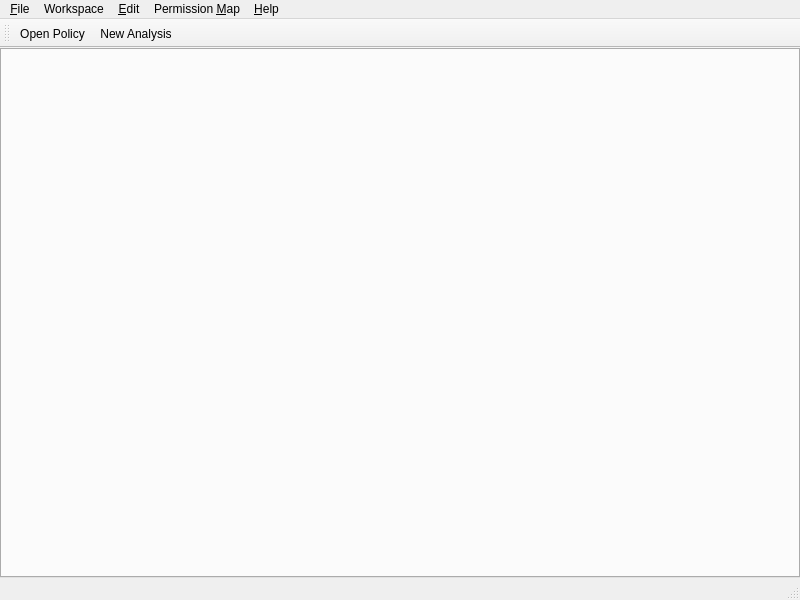
<?xml version="1.0" encoding="UTF-8"?>
<ui version="4.0">
 <class>ApolMainWindow_ui</class>
 <widget class="QMainWindow" name="ApolMainWindow_ui">
  <property name="geometry">
   <rect>
    <x>0</x>
    <y>0</y>
    <width>800</width>
    <height>600</height>
   </rect>
  </property>
  <property name="minimumSize">
   <size>
    <width>640</width>
    <height>480</height>
   </size>
  </property>
  <property name="windowTitle">
   <string>apol</string>
  </property>
  <widget class="QWidget" name="centralwidget">
   <layout class="QVBoxLayout" name="verticalLayout">
    <property name="leftMargin">
     <number>0</number>
    </property>
    <property name="topMargin">
     <number>0</number>
    </property>
    <property name="rightMargin">
     <number>0</number>
    </property>
    <property name="bottomMargin">
     <number>0</number>
    </property>
    <item>
     <widget class="QTabWidget" name="AnalysisTabs">
      <property name="autoFillBackground">
       <bool>true</bool>
      </property>
      <property name="tabPosition">
       <enum>QTabWidget::North</enum>
      </property>
      <property name="currentIndex">
       <number>-1</number>
      </property>
      <property name="tabsClosable">
       <bool>true</bool>
      </property>
      <property name="movable">
       <bool>true</bool>
      </property>
     </widget>
    </item>
   </layout>
  </widget>
  <widget class="QMenuBar" name="menubar">
   <property name="geometry">
    <rect>
     <x>0</x>
     <y>0</y>
     <width>800</width>
     <height>19</height>
    </rect>
   </property>
   <widget class="QMenu" name="menu_File">
    <property name="title">
     <string>&amp;File</string>
    </property>
    <addaction name="open_policy"/>
    <addaction name="close_policy_action"/>
    <addaction name="separator"/>
    <addaction name="exit_apol"/>
   </widget>
   <widget class="QMenu" name="menu_Help">
    <property name="title">
     <string>&amp;Help</string>
    </property>
    <addaction name="apol_help_action"/>
    <addaction name="separator"/>
    <addaction name="about_apol_action"/>
   </widget>
   <widget class="QMenu" name="menu_Edit">
    <property name="title">
     <string>&amp;Edit</string>
    </property>
    <addaction name="cut_action"/>
    <addaction name="copy_action"/>
    <addaction name="paste_action"/>
   </widget>
   <widget class="QMenu" name="menuPerm_Map">
    <property name="title">
     <string>Permission &amp;Map</string>
    </property>
    <addaction name="open_permmap"/>
    <addaction name="edit_permmap_action"/>
    <addaction name="save_permmap_action"/>
   </widget>
   <widget class="QMenu" name="menuWorkspace">
    <property name="title">
     <string>Workspace</string>
    </property>
    <addaction name="new_analysis"/>
    <addaction name="new_from_settings_action"/>
    <addaction name="separator"/>
    <addaction name="load_settings_action"/>
    <addaction name="save_settings_action"/>
    <addaction name="separator"/>
    <addaction name="load_workspace_action"/>
    <addaction name="save_workspace_action"/>
   </widget>
   <addaction name="menu_File"/>
   <addaction name="menuWorkspace"/>
   <addaction name="menu_Edit"/>
   <addaction name="menuPerm_Map"/>
   <addaction name="menu_Help"/>
  </widget>
  <widget class="QStatusBar" name="statusbar"/>
  <widget class="QToolBar" name="toolBar">
   <property name="windowTitle">
    <string>toolBar</string>
   </property>
   <attribute name="toolBarArea">
    <enum>TopToolBarArea</enum>
   </attribute>
   <attribute name="toolBarBreak">
    <bool>false</bool>
   </attribute>
   <addaction name="open_policy"/>
   <addaction name="new_analysis"/>
  </widget>
  <action name="open_policy">
   <property name="icon">
    <iconset theme="folder-open"/>
   </property>
   <property name="text">
    <string>&amp;Open Policy</string>
   </property>
   <property name="toolTip">
    <string>Open an SELinux Policy</string>
   </property>
   <property name="shortcut">
    <string>Ctrl+O</string>
   </property>
  </action>
  <action name="exit_apol">
   <property name="text">
    <string>E&amp;xit</string>
   </property>
   <property name="shortcut">
    <string>Ctrl+Q</string>
   </property>
  </action>
  <action name="about_apol_action">
   <property name="text">
    <string>About Apol</string>
   </property>
  </action>
  <action name="new_analysis">
   <property name="icon">
    <iconset theme="list-add"/>
   </property>
   <property name="text">
    <string>New Analysis</string>
   </property>
   <property name="toolTip">
    <string>Start a new analysis on this policy.</string>
   </property>
   <property name="shortcut">
    <string>Ctrl+N</string>
   </property>
  </action>
  <action name="cut_action">
   <property name="text">
    <string>Cut</string>
   </property>
   <property name="shortcut">
    <string>Ctrl+X</string>
   </property>
  </action>
  <action name="copy_action">
   <property name="text">
    <string>Copy</string>
   </property>
   <property name="shortcut">
    <string>Ctrl+C</string>
   </property>
  </action>
  <action name="paste_action">
   <property name="text">
    <string>Paste</string>
   </property>
   <property name="shortcut">
    <string>Ctrl+V</string>
   </property>
  </action>
  <action name="open_permmap">
   <property name="text">
    <string>Open Permission Map</string>
   </property>
   <property name="toolTip">
    <string>Open permission map used for information flow analysis</string>
   </property>
  </action>
  <action name="rename_tab_action">
   <property name="text">
    <string>&amp;Rename Tab</string>
   </property>
   <property name="toolTip">
    <string>Rename the active tab.</string>
   </property>
  </action>
  <action name="close_tab_action">
   <property name="text">
    <string>&amp;Close Tab</string>
   </property>
   <property name="toolTip">
    <string>Close the active tab.</string>
   </property>
   <property name="shortcut">
    <string>Ctrl+W</string>
   </property>
  </action>
  <action name="close_policy_action">
   <property name="text">
    <string>Close Policy</string>
   </property>
   <property name="toolTip">
    <string>Close the current policy. Closes all analyses too.</string>
   </property>
  </action>
  <action name="edit_permmap_action">
   <property name="text">
    <string>Edit Permission Map</string>
   </property>
  </action>
  <action name="save_permmap_action">
   <property name="text">
    <string>Save Permission Map</string>
   </property>
  </action>
  <action name="apol_help_action">
   <property name="text">
    <string>Apol Help</string>
   </property>
  </action>
  <action name="save_settings_action">
   <property name="text">
    <string>Save Tab Settings</string>
   </property>
   <property name="toolTip">
    <string>Save the current tab's settings to file.</string>
   </property>
   <property name="shortcut">
    <string>Ctrl+S</string>
   </property>
  </action>
  <action name="load_settings_action">
   <property name="text">
    <string>Load Tab Settings</string>
   </property>
   <property name="toolTip">
    <string>Load settings for the current tab.</string>
   </property>
   <property name="shortcut">
    <string>Ctrl+L</string>
   </property>
  </action>
  <action name="load_workspace_action">
   <property name="text">
    <string>Load Workspace</string>
   </property>
   <property name="toolTip">
    <string>Load workspace from file.</string>
   </property>
   <property name="shortcut">
    <string>Ctrl+Shift+L</string>
   </property>
  </action>
  <action name="save_workspace_action">
   <property name="text">
    <string>Save Workspace</string>
   </property>
   <property name="toolTip">
    <string>Save workspace to file.</string>
   </property>
   <property name="shortcut">
    <string>Ctrl+Shift+S</string>
   </property>
  </action>
  <action name="new_from_settings_action">
   <property name="text">
    <string>New Analysis From Settings</string>
   </property>
   <property name="toolTip">
    <string>Start a new analysis using settings from a file.</string>
   </property>
   <property name="shortcut">
    <string>Ctrl+Shift+N</string>
   </property>
  </action>
 </widget>
 <resources/>
 <connections>
  <connection>
   <sender>exit_apol</sender>
   <signal>triggered()</signal>
   <receiver>ApolMainWindow_ui</receiver>
   <slot>close()</slot>
   <hints>
    <hint type="sourcelabel">
     <x>-1</x>
     <y>-1</y>
    </hint>
    <hint type="destinationlabel">
     <x>399</x>
     <y>299</y>
    </hint>
   </hints>
  </connection>
 </connections>
</ui>
